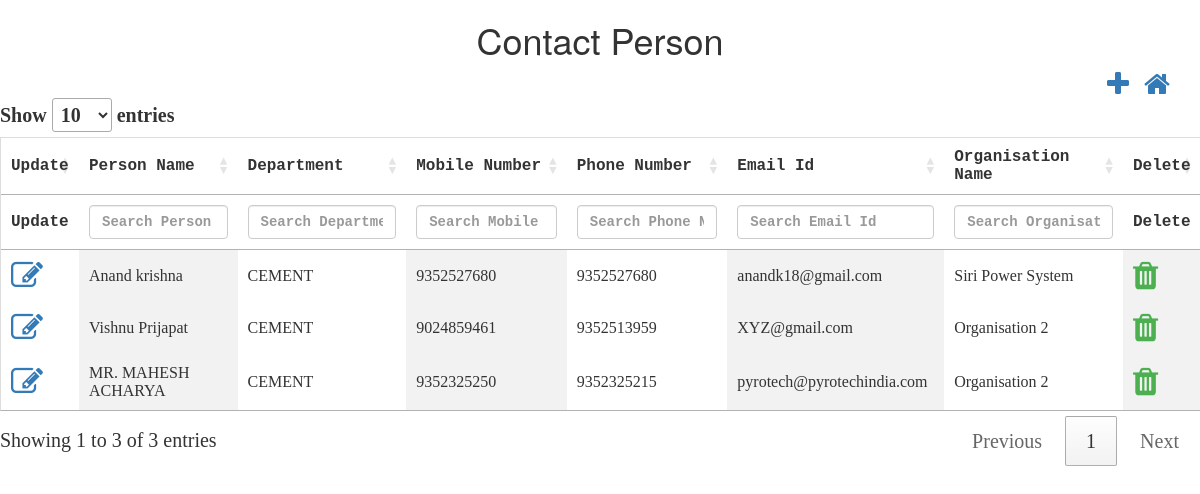
The app's page /controllers/contactPerson.php with its own data.
### tables this page shows
CREATE TABLE `tbl_contactperson` (
  `nid` int(10) NOT NULL,
  `ncontact_person_id` int(10) NOT NULL,
  `nlogged_in_user_id` int(10) NOT NULL,
  `cperson_name` varchar(50) NOT NULL,
  `ndept_id` int(10) NOT NULL,
  `cmobile_number` varchar(50) NOT NULL,
  `cphone_number` varchar(50) NOT NULL,
  `cemail_id` varchar(50) NOT NULL,
  `norg_id` int(10) NOT NULL,
  `isActive` bit(1) NOT NULL,
  `isAvailable` bit(1) NOT NULL,
  `dcreated_date` datetime NOT NULL,
  `dupdated_date` datetime NOT NULL,
  `ninternal_id` int(11) DEFAULT NULL
);

CREATE TABLE `tbl_department` (
  `nid` int(10) NOT NULL,
  `ndept_id` int(10) NOT NULL,
  `cdept_name` varchar(50) NOT NULL,
  `isActive` bit(1) NOT NULL,
  `isAvailable` bit(1) NOT NULL,
  `dcreated_date` datetime NOT NULL,
  `dupdated_date` datetime NOT NULL,
  `ninternal_id` int(11) DEFAULT NULL
);

CREATE TABLE `tbl_organisation` (
  `nid` int(10) NOT NULL,
  `norg_id` int(10) NOT NULL,
  `corg_name` varchar(50) NOT NULL,
  `corg_address` varchar(50) NOT NULL,
  `corg_city` varchar(50) NOT NULL,
  `corg_state` varchar(50) NOT NULL,
  `corg_country` varchar(50) NOT NULL,
  `corg_mobileNumber` varchar(10) NOT NULL,
  `corg_emailId` varchar(50) NOT NULL,
  `norg_group_id` int(10) NOT NULL,
  `isActive` bit(1) NOT NULL,
  `isAvailable` bit(1) NOT NULL,
  `dcreated_date` datetime NOT NULL,
  `dupdated_date` datetime NOT NULL,
  `ninternal_id` int(11) DEFAULT NULL
);

### controllers/contactPerson.php (the view, shortened to what this page needs)
<html>
<head>
    <script src="http://ajax.googleapis.com/ajax/libs/jquery/1.11.2/jquery.min.js"></script>
    <link rel="stylesheet" href="../css/theme.css">
    <link rel="stylesheet" href="https://cdn.datatables.net/1.10.22/css/jquery.dataTables.min.css">
    <link rel="stylesheet" href="https://cdnjs.cloudflare.com/ajax/libs/font-awesome/4.7.0/css/font-awesome.min.css">
    <link rel="stylesheet" href="https://maxcdn.bootstrapcdn.com/bootstrap/3.4.1/css/bootstrap.min.css">
</head>
<h1>Contact Person</h1>
<div class="container">
    <a style="float:right;margin-left: 15px;" href="../dashboard.php"><i class="fa fa-home fa-2x"></i></a>
    <a style="float:right" href="#contactPerson_modal" data-toggle="modal" id='add' data-id="1"><i class="fa fa-plus fa-2x"
                                                                                                  aria-hidden="true"></i></a>
</div>
<?php
$conn = OpenCon();
$sql = $sql = "SELECT c.ninternal_id,c.ncontact_person_id,c.cperson_name,c.ndept_id,c.cmobile_number,c.cphone_number,c.cemail_id,c.isAvailable, o.corg_name,d.cdept_name
                    FROM tbl_contactperson AS c
                     JOIN tbl_organisation AS o
                    ON c.norg_id = o.norg_id
                     JOIN tbl_department AS d
                    ON c.ndept_id= d.ndept_id
                    WHERE c.isAvailable=1";
$retval = mysqli_query($conn, $sql);
echo "<table id='contactPersonTable'  name='contactPersonTable' >
            <thead>
            <tr>
            <th style='display:none;'>INTERNAL ID</th>
            <th style='display:none;'>CONTACT PERSON ID</th>
            <th>Update</th>
            <th>Person Name</th>
            <th>Department</th>
            <th>Mobile Number</th>
            <th>Phone Number</th>
            <th>Email Id</th>
            <th>Organisation Name</th>
            <th>Delete</th>
            </tr>
            </thead>
            <tbody>
            ";
while ($row = mysqli_fetch_array($retval, MYSQLI_ASSOC)) {
    echo "<tr>";
    echo "<td ><a  href='#contactPerson_modal' data-toggle='modal' class='updateClass' data-id='2'><i class='fa fa-edit fa-2x'></i></a></td>";
    echo "<td>" . $row['cperson_name'] . "</td>";
    echo "<td>" . $row['cdept_name'] . "</td>";
    echo "<td>" . $row['cmobile_number'] . "</td>";
    echo "<td>" . $row['cphone_number'] . "</td>";
    echo "<td>" . $row['cemail_id'] . "</td>";
    echo "<td>" . $row['corg_name'] . "</td>";
       echo "<td class='action-delete'><i  class='fa fa-trash fa-2x' style='color:#4caf50;'</i></td>";
    echo "</tr>";
}
echo "</tbody></table>";
?>
</html>

### css/theme.css (style rules this page uses)
h1 { text-align: center; }
table { border-collapse: collapse; border-spacing: 0; width: 100%; border: 1px solid #ddd; }
th { text-align: left; padding: 10px !important; font-family: "Lucida Console", Courier, monospace; }
td { text-align: left; padding: 10px !important; }
td:nth-child(even) { background-color: #f2f2f2; }

### records on screen
tbl_contactperson: cperson_name "Anand krishna", tbl_department.cdept_name "CEMENT", cmobile_number "9352527680", cphone_number "9352527680", cemail "anandk18@gmail.com", tbl_organisation.corg_name "Siri Power System"
tbl_contactperson: cperson_name "Vishnu Prijapat", tbl_department.cdept_name "CEMENT", cmobile_number "9024859461", cphone_number "9352513959", cemail "XYZ@gmail.com", tbl_organisation.corg_name "Organisation 2"
tbl_contactperson: cperson_name "MR. MAHESH ACHARYA", tbl_department.cdept_name "CEMENT", cmobile_number "9352325250", cphone_number "9352325215", cemail "pyrotech@pyrotechindia.com", tbl_organisation.corg_name "Organisation 2"
